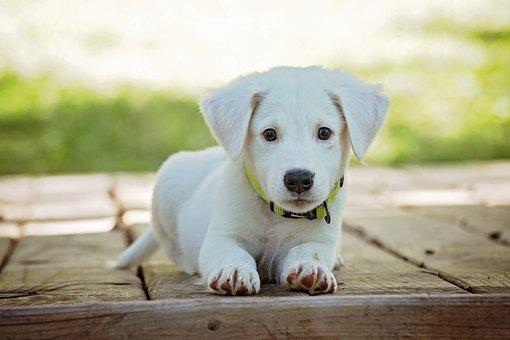
#> input picture Kernel Based Image Filtering/images.jpg, 510 x 340 px
$ jupyter execute 'Image Filtering.ipynb'
#> lines starting #> are read from the running program, lines starting #| are printed output that depends on the picture
[cell 1]
import cv2
import numpy as np
import  matplotlib.pyplot as plt
from PIL import Image,ImageFilter
import pandas as pd
from scipy.ndimage.filters import convolve

[cell 2]
# converting gray scale image
path = r"./images.jpg"
img = cv2.imread(path, cv2.IMREAD_GRAYSCALE)
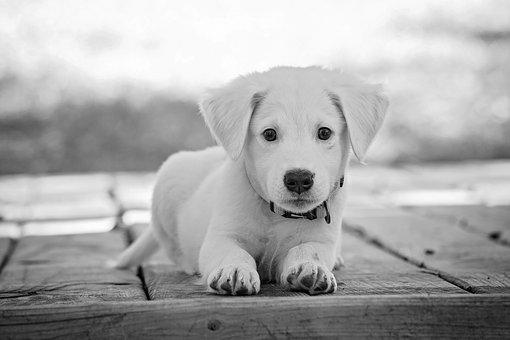
#> img: shape (340, 510); min 0, max 255, mean 171.4
cv2.imshow("image", img)
cv2.waitKey(0)

[cell 3]
# apply various kernels
identity = np.array([[0,0,0], [0,1,0], [0,0,0]])
edgedetection = ([[-1, -1, -1], [-1, 8, -1], [-1, -1, -1]])
top_sobel = np.array([[1, 2, 1], [0, 0, 0], [-1, -2, -1]])
sharpen = np.array([[0, -1, 0], [-1, 5, -1], [0, -1, 0]])
emboss =  np.array([[-2, -1, 0], [-1,  1, 1], [ 0,  1, 2]])
gaussian = (1 / 256.0) * np.array([[1, 4, 6, 4, 1], [4, 16, 24, 16, 4], [6, 24, 36, 24, 6], [4, 16, 24, 16, 4], [1, 4, 6, 4, 1]])
smallBlur = np.ones((7, 7), dtype="float") * (1.0/(10))
horizontal = np.array([[-1, -1, -1], [2, 2, 2], [-1, -1, -1]])
vertical = np.array([[-1, 2, -1], [-1, 2, -1], [-1, 2, -1]])

[cell 4]
kernels = [identity, edgedetection, top_sobel, sharpen, emboss, gaussian, smallBlur, horizontal, vertical]
k_name = ['Identity', 'Edgedetection', 'Top_sobel', 'Sharpen', 'Emboss', 'Gaussian', 'SmallBlur', 'Horizontal', 'Vertical']

im = np.array(img, dtype=float)

for i in range(len(kernels)):
    kernel = kernels[i];
    name = k_name[i];

    # kernel = kernels[0]
    im2 = convolve(im, kernel)
    img3 = np.array(np.clip(im2,0,255), dtype=np.uint8)

    img_new = cv2.hconcat([img3])
    cv2.imshow(name, img_new)
    cv2.waitKey(0)
#> this loop made 9 passes
#> pass 2, `im2 = convolve(im, kernel)`:
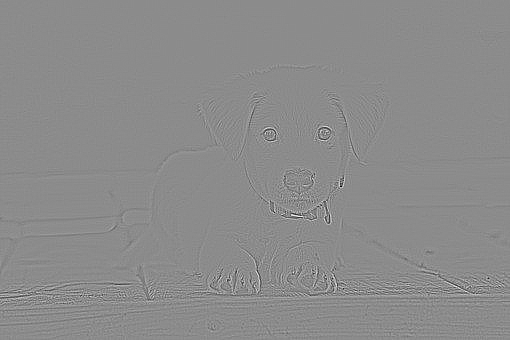
#> im2: shape (340, 510) float64; min -881, max 727, mean 0; drawn with min black and max white
#> pass 2, `img3 = np.array(np.clip(im2,0,255), dtype=np.uint8)`:
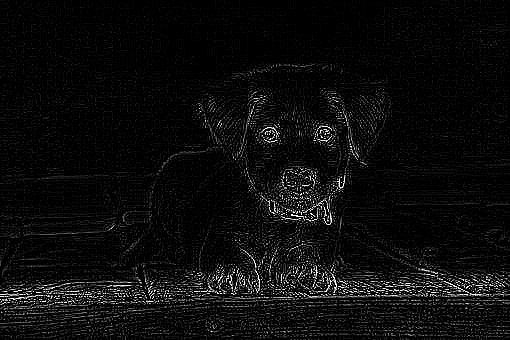
#> img3: shape (340, 510); min 0, max 255, mean 12.2
#> pass 3, `im2 = convolve(im, kernel)`:
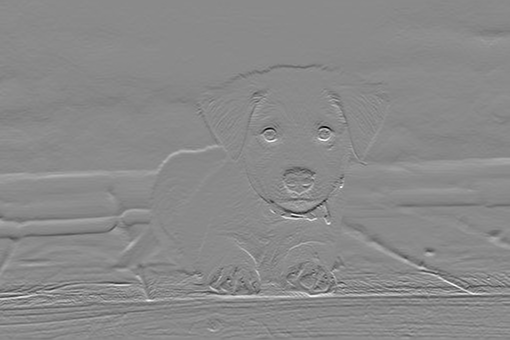
#> im2: shape (340, 510) float64; min -807, max 677, mean -4.3; drawn with min black and max white
#> pass 3, `img3 = np.array(np.clip(im2,0,255), dtype=np.uint8)`:
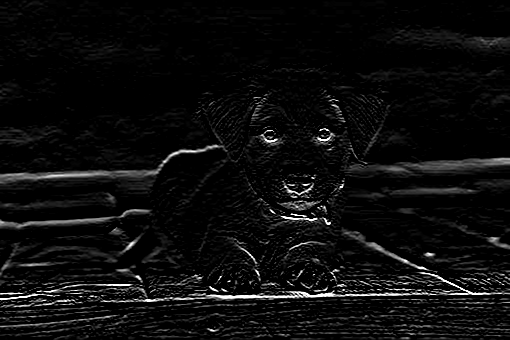
#> img3: shape (340, 510); min 0, max 255, mean 12.8
